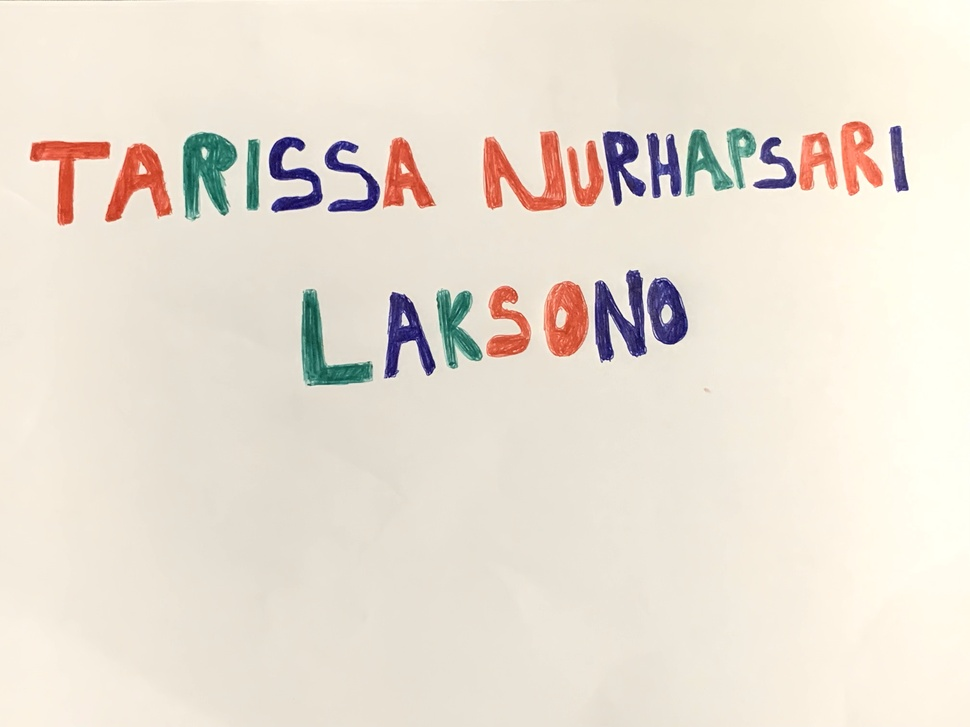
#> input picture PCD_UTS_202231086_2024_ITPLN/uts.jpg, 970 x 727 px, shrunk from 4032 x 3024 before the run
$ jupyter execute PCD_UTS_202231086_2024_ITPLN.ipynb
#> lines starting #> are read from the running program, lines starting #| are printed output that depends on the picture; after the words box and inside, x2 and y2 are one past the last pixel; in counts of white or black regions, pixels touching at a corner belong together
# 1. Deteksi Warna Pada Citra

### Import Library

[cell 1]
# import library
import cv2
import matplotlib.pyplot as plt # memvisualisasi data
import numpy as np # membaca angka

### Membaca Gambar

[cell 2]
img = cv2.imread("uts.jpg")
#> img is the input picture: shape (727, 970, 3); mean B, G, R 211.9, 224.1, 233.1

### Membuat baris dan kolom

[cell 3]
img.shape # membuat variabel dalam baris dan kolom dalam shape citra
#> Out = (727, 970, 3)

[cell 4]
[baris, kolom] = img.shape[:2]
#> baris = 727; kolom = 970

### Konversi dari BGR ke RGB

[cell 5]
img = cv2.cvtColor(img, cv2.COLOR_BGR2RGB)

[cell 6]
plt.imshow(img)

[cell 7]
alpa = 1
beta = 255

citra_gabungan = np.zeros((baris, kolom, 3))

for x in range (baris) :
    for y in range (kolom) :
        gcx = (img[x, y] * alpa) + beta
        citra_gabungan[x, y] = gcx

citra_gabungan = citra_gabungan.astype(np.uint8)

# menampilkan
fig, axs = plt.subplots(2, 2, figsize = (15, 5))
axs[0, 0].imshow(img)
axs[0, 1].hist(img.ravel(), 256, [0, 256])
axs[1, 0].imshow(citra_gabungan)
axs[1, 1].hist(citra_gabungan.ravel(), 256, [0, 256])
plt.show()
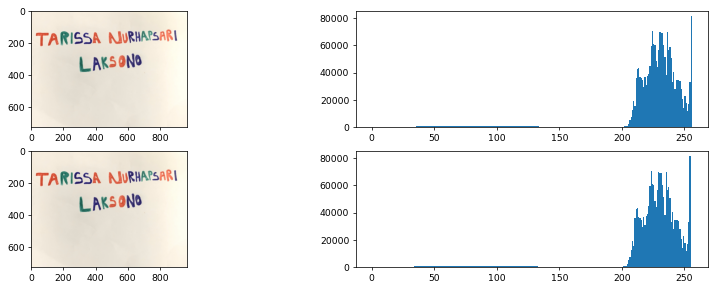
#> figure drawn by matplotlib, 4 panels; panel 2: tallest bar 81156 high, from x = 255 to 256; panel 4: tallest bar 81156 high, from x = 254 to 255

[cell 8]
plt.subplot(2, 2, 1)
plt.imshow(citra_gabungan)
plt.title('Original Image')

# Display the red channel
plt.subplot(2, 2, 2)
plt.imshow(citra_gabungan[:,:,0], cmap="gray")
plt.title('Red Channel')

# Display the green channel
plt.subplot(2, 2, 3)
plt.imshow(citra_gabungan[:,:,1], cmap="gray")
plt.title('Green Channel')

# Display the blue channel
plt.subplot(2, 2, 4)
plt.imshow(citra_gabungan[:,:,2], cmap="gray")
plt.title('Blue Channel')

plt.show()
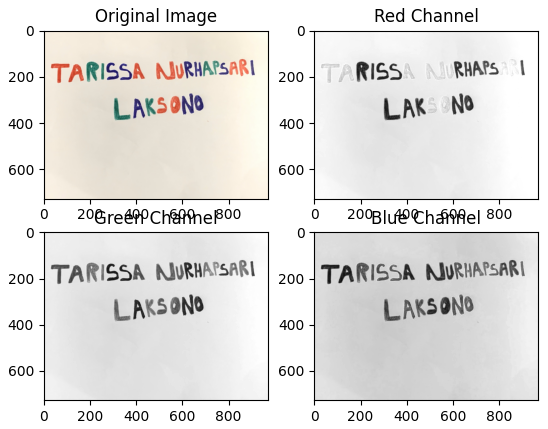
#> figure drawn by matplotlib, 4 panels

[cell 9]
fig, axs = plt.subplots(3, 2, figsize=(15, 15))

# Merah
merah = citra_gabungan[:, :, 0]
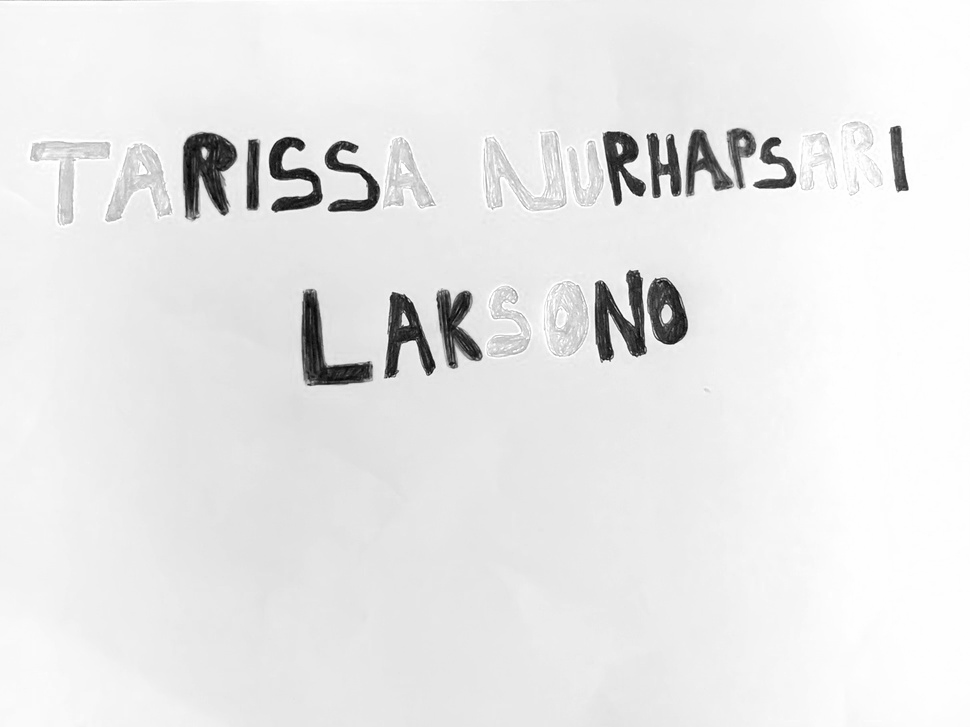
#> merah: shape (727, 970); min 0, max 254, mean 232.1
hist_merah = cv2.calcHist([merah], [0], None, [256], [0, 256])
#> hist_merah = 256 values, max 70053 at index 254, min 0 at index 1, mean 2754.6
axs[0, 0].imshow(merah, cmap='gray')
axs[0, 0].set_title('Merah')
axs[0, 1].plot(hist_merah, color='r')
axs[0, 1].set_title('Histogram Merah')

# Hijau
hijau = citra_gabungan[:, :, 1]
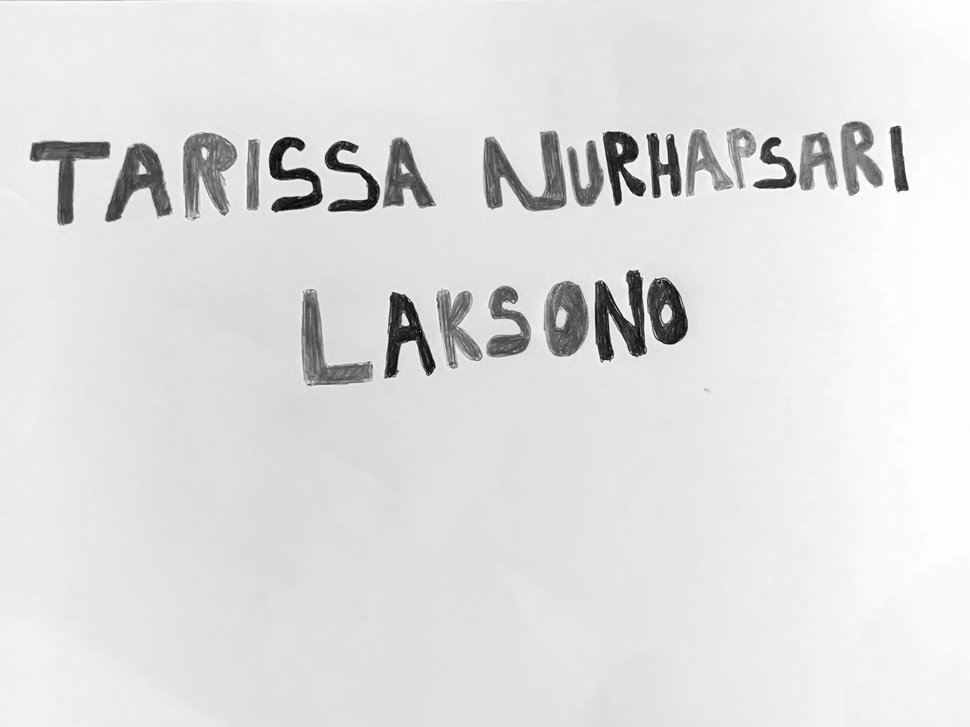
#> hijau: shape (727, 970); min 0, max 255, mean 223.1
hist_hijau = cv2.calcHist([hijau], [0], None, [256], [0, 256])
#> hist_hijau = 256 values, max 41698 at index 224, min 0 at index 1, mean 2754.6
axs[1, 0].imshow(hijau, cmap='gray')
axs[1, 0].set_title('Hijau')
axs[1, 1].plot(hist_hijau, color='g')
axs[1, 1].set_title('Histogram Hijau')

# Biru
biru = citra_gabungan[:, :, 2]
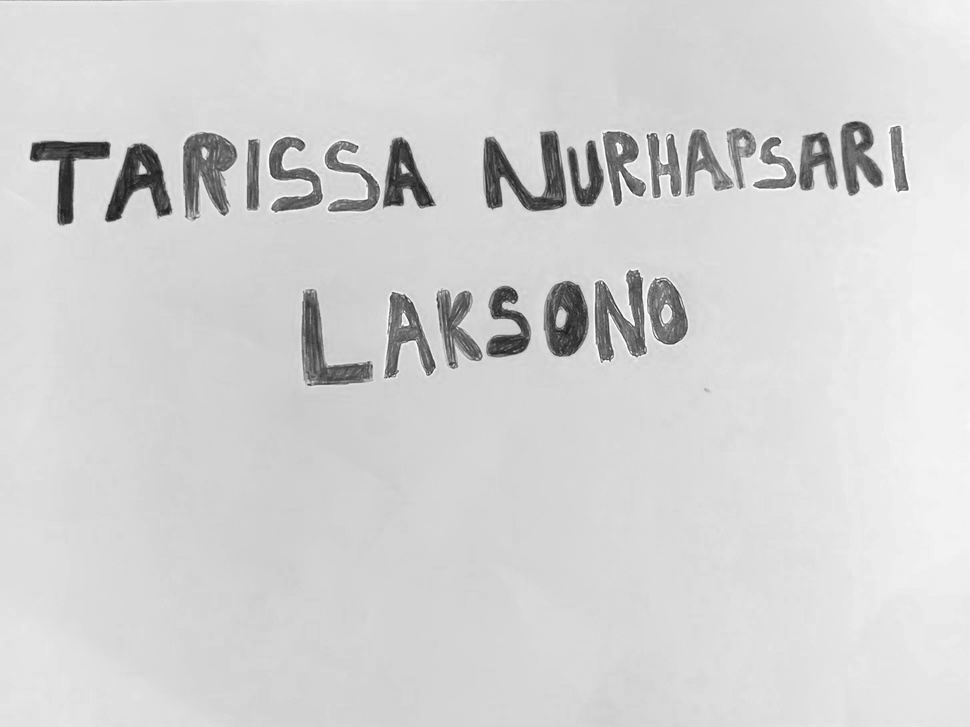
#> biru: shape (727, 970); min 25, max 254, mean 210.9
hist_biru = cv2.calcHist([biru], [0], None, [256], [0, 256])
#> hist_biru = 256 values, max 42345 at index 212, min 0 at index 0, mean 2754.6
axs[2, 0].imshow(biru, cmap='gray')
axs[2, 0].set_title('Biru')
axs[2, 1].plot(hist_biru, color='b')
axs[2, 1].set_title('Histogram Biru')

plt.tight_layout()
plt.show()
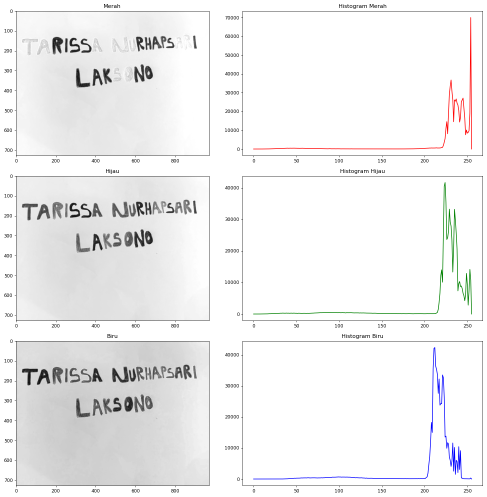
#> figure drawn by matplotlib, 6 panels; panel 2: curve peaks at x = 254, y = 70053; panel 4: curve peaks at x = 224, y = 41698; panel 6: curve peaks at x = 212, y = 42345

# 2.Membuat ambang batas citra

[cell 10]
# Membaca gambar
color_image = cv2.imread('uts.jpg')

# Konversi citra ke dalam ruang warna HSV
hsv_image = cv2.cvtColor(color_image, cv2.COLOR_BGR2HSV)
#> hsv_image: shape (727, 970, 3); mean H, S, V 23.5, 29.9, 235.2

# Definisikan rentang warna untuk setiap warna
lower_blue = np.array([90, 100, 100])
upper_blue = np.array([130, 255, 255])

lower_green = np.array([50, 100, 100])
upper_green = np.array([90, 255, 255])

lower_red1 = np.array([0, 100, 100])
upper_red1 = np.array([10, 255, 255])
lower_red2 = np.array([160, 100, 100])
upper_red2 = np.array([180, 255, 255])

# Deteksi warna biru
mask_blue = cv2.inRange(hsv_image, lower_blue, upper_blue)
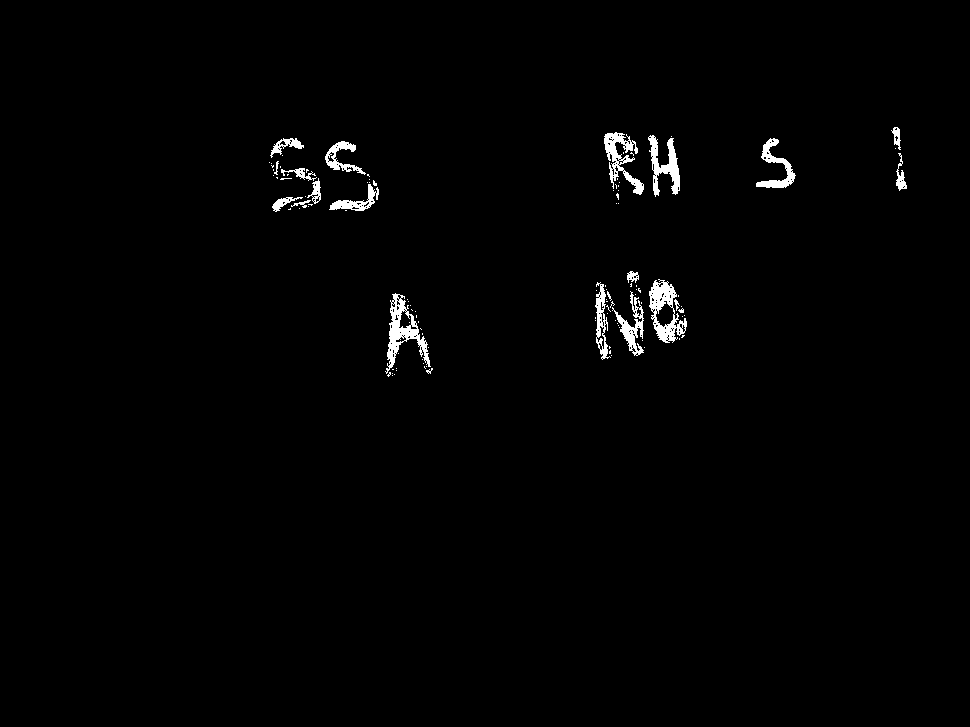
#> mask_blue: shape (727, 970); 1.2% white; 111 white regions (92 under 20 px), largest, box (x1, y1, x2, y2) and area: (385, 293, 431, 374) 1153, (649, 279, 687, 343) 1067, (604, 132, 644, 195) 916
# Deteksi warna hijau
mask_green = cv2.inRange(hsv_image, lower_green, upper_green)
#> mask_green: shape (727, 970); 1% white; 19 white regions (12 under 20 px), largest, box (x1, y1, x2, y2) and area: (184, 133, 236, 214) 2409, (302, 292, 370, 384) 1378, (437, 292, 481, 367) 1196
# Deteksi warna merah
mask_red1 = cv2.inRange(hsv_image, lower_red1, upper_red1)
#> mask_red1: shape (727, 970); 2.7% white; 9 white regions, largest, box (x1, y1, x2, y2) and area: (484, 132, 566, 211) 3353, (105, 144, 172, 222) 2581, (544, 281, 588, 356) 2459
mask_red2 = cv2.inRange(hsv_image, lower_red2, upper_red2)
#> mask_red2: shape (727, 970); every value is 0
mask_red = mask_red1 | mask_red2  # Menggabungkan menggunakan operasi logika numpy

# Plot hasil
fig, axs = plt.subplots(2, 2, figsize=(10, 10))

# Gambar 1: Tidak ada warna
axs[0, 0].imshow(cv2.cvtColor(color_image, cv2.COLOR_BGR2RGB))
axs[0, 0].set_title('NONE')
axs[0, 0].axis('on')

# Gambar 2: Warna biru
axs[0, 1].imshow(mask_blue, cmap='gray')
axs[0, 1].set_title('Blue')
axs[0, 1].axis('on')

# Gambar 3: Warna merah dan biru
red_blue_combined = np.maximum(mask_red, mask_blue)
axs[1, 0].imshow(red_blue_combined, cmap='gray')
axs[1, 0].set_title('Red-Blue')
axs[1, 0].axis('on')

# Gambar 4: Warna merah, hijau, dan biru
all_combined = np.maximum.reduce([mask_red, mask_blue, mask_green])
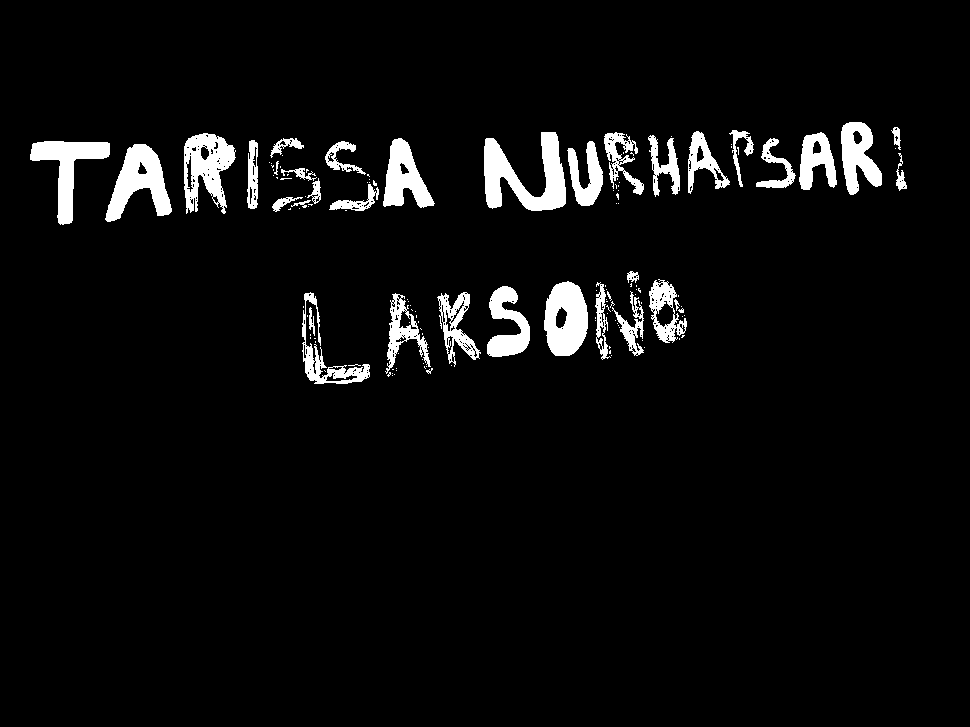
#> all_combined: shape (727, 970); 4.8% white; 139 white regions (104 under 20 px), largest, box (x1, y1, x2, y2) and area: (484, 132, 566, 211) 3353, (105, 144, 172, 222) 2581, (544, 281, 588, 356) 2459
axs[1, 1].imshow(all_combined, cmap='gray')
axs[1, 1].set_title('Red-Blue-Green')
axs[1, 1].axis('on')

# Menampilkan plot
plt.tight_layout()
plt.show()
